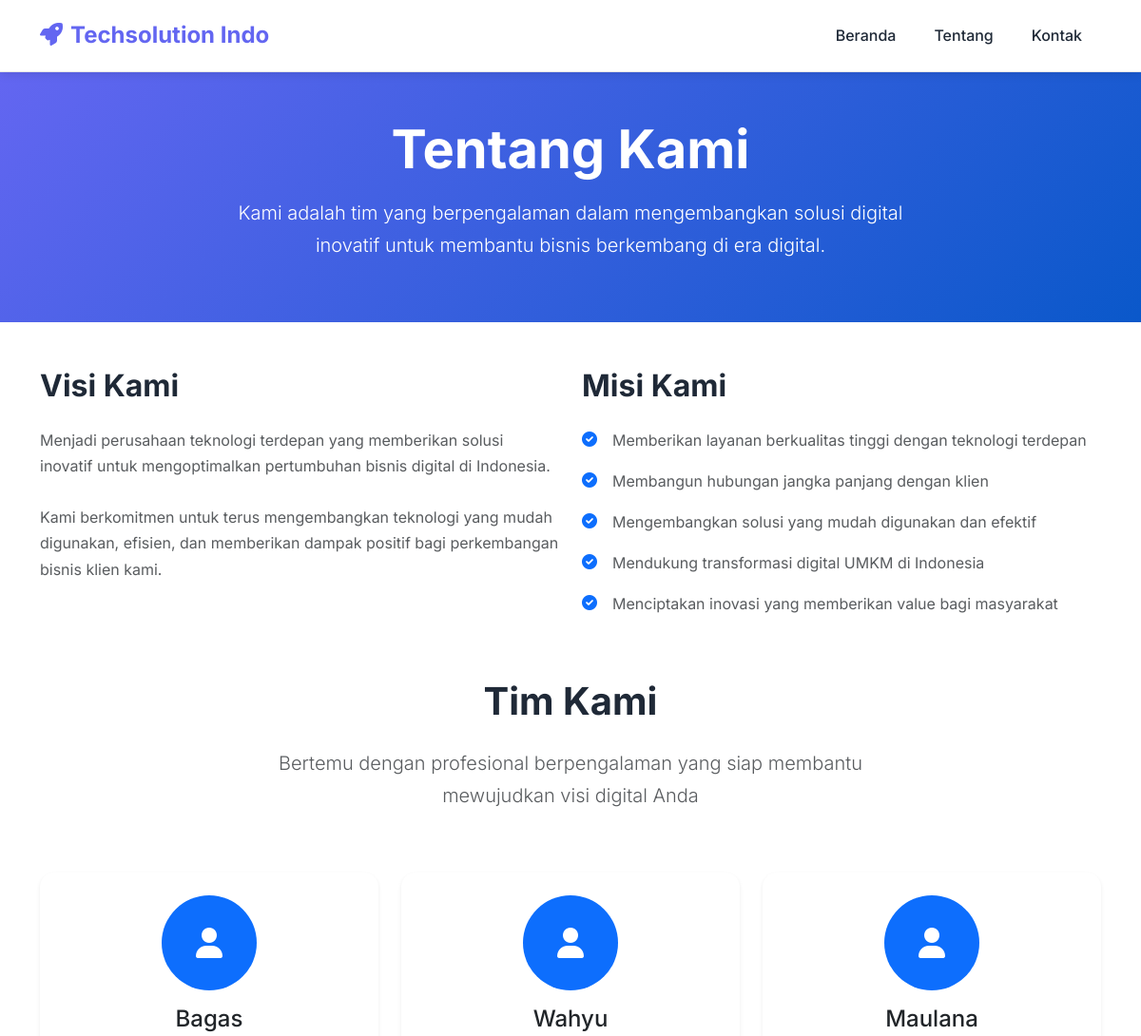
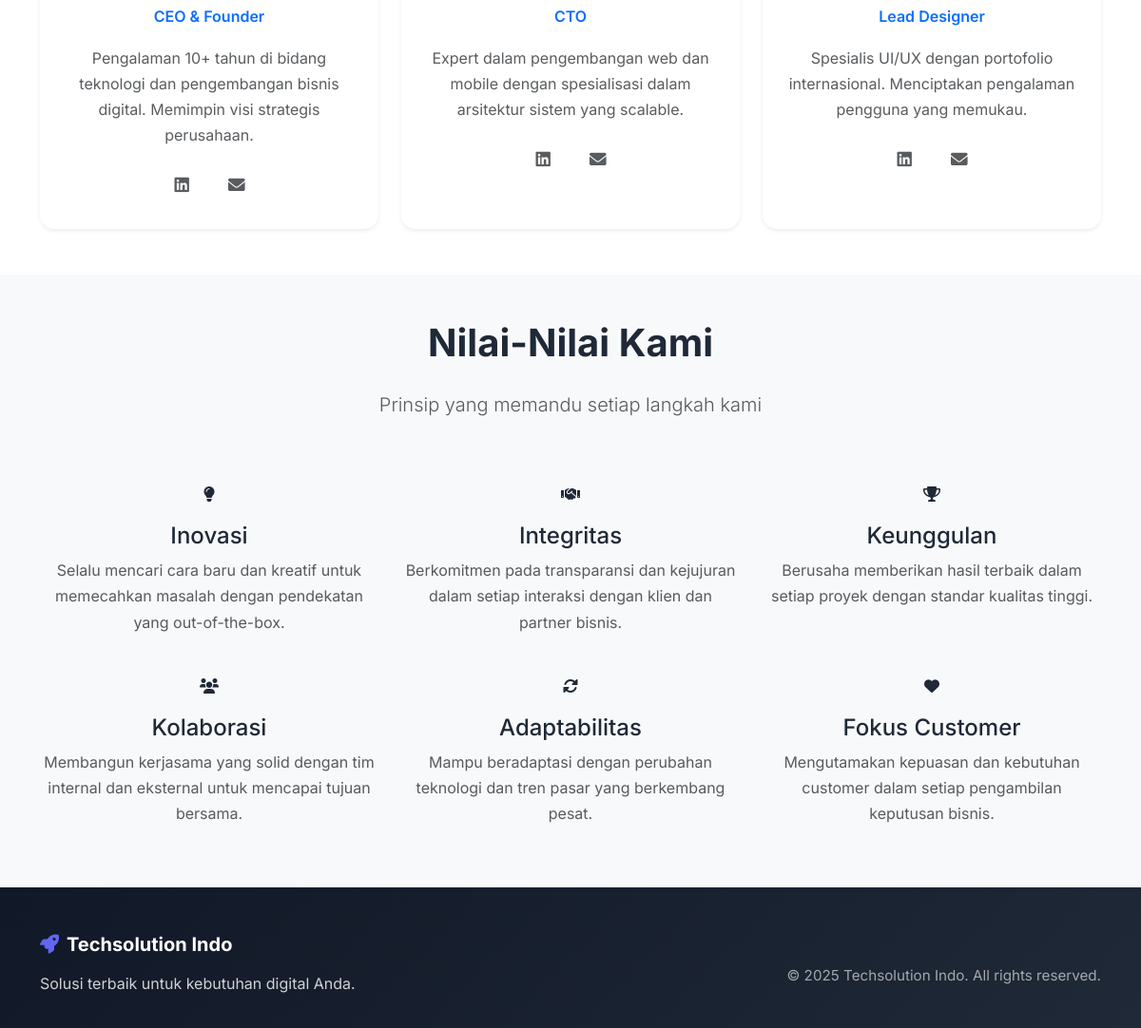
The page /about/ on the database its author committed (2 pictures, top to bottom).
### landing/models.py (models this page shows, shortened)
class AboutContent(models.Model):
    title = models.CharField(max_length=100, default="Tentang Kami")
    description = models.TextField()
    vision_title = models.CharField(max_length=100, default="Visi Kami")
    vision_description = models.TextField()
    mission_title = models.CharField(max_length=100, default="Misi Kami")
    team_section_title = models.CharField(max_length=100, default="Tim Kami")
    team_section_description = models.TextField()
    values_section_title = models.CharField(max_length=100, default="Nilai-Nilai Kami")
    values_section_description = models.TextField()
    class Meta:
        verbose_name = "About Content"
        verbose_name_plural = "About Content"

class MissionItem(models.Model):
    about = models.ForeignKey(AboutContent, related_name='mission_items', on_delete=models.CASCADE)
    text = models.CharField(max_length=200)
    order = models.PositiveIntegerField(default=0)
    class Meta:
        ordering = ['order']

class TeamMember(models.Model):
    name = models.CharField(max_length=100)
    position = models.CharField(max_length=100)
    description = models.TextField()
    email = models.EmailField(blank=True, null=True)
    linkedin_url = models.URLField(blank=True, null=True)
    twitter_url = models.URLField(blank=True, null=True)
    order = models.PositiveIntegerField(default=0)
    is_active = models.BooleanField(default=True)
    class Meta:
        ordering = ['order']

class CompanyValue(models.Model):
    title = models.CharField(max_length=100)
    description = models.TextField()
    icon = models.CharField(
        max_length=50,
        help_text='Font Awesome: "fas fa-lightbulb" atau Emoji: "💡"'
    )
    order = models.PositiveIntegerField(default=0)
    is_active = models.BooleanField(default=True)
    class Meta:
        ordering = ['order']

### landing/views.py (the view)
# urls.py: path('about/', views.about, name='about'),
def about(request):
    about_content = AboutContent.objects.first()
    team_members = TeamMember.objects.filter(is_active=True).order_by('order')
    company_values = CompanyValue.objects.filter(is_active=True).order_by('order')
    context = {
        'title': about_content.title if about_content else 'Tentang Kami',
        'description': about_content.description if about_content else 'Kami adalah tim yang berpengalaman dalam mengembangkan solusi digital inovatif.',
        'vision_title': about_content.vision_title if about_content else 'Visi Kami',
        'vision_description': about_content.vision_description if about_content else 'Menjadi perusahaan teknologi terdepan.',
        'mission_title': about_content.mission_title if about_content else 'Misi Kami',
        'mission_items': about_content.mission_items.all() if about_content else [],
        'team_section_title': about_content.team_section_title if about_content else 'Tim Kami',
        'team_section_description': about_content.team_section_description if about_content else 'Bertemu dengan profesional berpengalaman yang siap membantu mewujudkan visi digital Anda',
        'team_members': team_members,
        'values_section_title': about_content.values_section_title if about_content else 'Nilai-Nilai Kami',
        'values_section_description': about_content.values_section_description if about_content else 'Prinsip yang memandu setiap langkah kami',
        'company_values': company_values,
    }
    return render(request, 'landing/about.html', context)

### landing/templatetags/landing_extras.py (called while the page is built)
@register.filter
def render_icon(icon_text, size="1rem"):
    if not icon_text:
        return ""
    fa_prefixes = ['fas', 'fab', 'far', 'fal', 'fad', 'fass', 'fasr', 'fasl']
    icon_parts = str(icon_text).strip().split()
    if len(icon_parts) >= 2 and icon_parts[0] in fa_prefixes:
        icon_class = " ".join(icon_parts)
        return mark_safe(f'<i class="{icon_class}" style="font-size: {size};"></i>')
    else:
        return mark_safe(f'<span style="font-size: {size};">{icon_text}</span>')

### templates/landing/about.html (shortened to what this page needs)
{% extends 'base.html' %}
{% load static %}
{% load landing_extras %}
{% block content %}
<section class="page-header bg-primary text-white py-5" style="margin-top: 76px;">
    <div class="container">
        <div class="row">
            <div class="col-lg-8 mx-auto text-center">
                <h1 class="display-4 fw-bold mb-3">{{ title }}</h1>
                <p class="lead">{{ description }}</p>
            </div>
        </div>
    </div>
</section>
<section class="about-content py-5">
    <div class="container">
        <div class="row mb-5">
            <div class="col-lg-6">
                <h2 class="fw-bold mb-4">{{ vision_title }}</h2>
                <div class="text-muted mb-4">
                    {{ vision_description|linebreaksbr }}
                </div>
            </div>
            <div class="col-lg-6">
                <h2 class="fw-bold mb-4">{{ mission_title }}</h2>
                <ul class="list-unstyled">
                    {% for item in mission_items %}
                    <li class="d-flex mb-3">
                        <i class="fas fa-check-circle text-primary me-3 mt-1"></i>
                        <span class="text-muted">{{ item.text }}</span>
                    </li>
                    {% endfor %}
                </ul>
            </div>
        </div>
        <div class="row text-center mb-5">
            <div class="col-lg-8 mx-auto">
                <h2 class="display-6 fw-bold mb-4">{{ team_section_title }}</h2>
                <p class="lead text-muted">
                    {{ team_section_description }}
                </p>
            </div>
        </div>
        <div class="row g-4">
            {% for member in team_members %}
            <div class="col-lg-4 col-md-6">
                <div class="card border-0 shadow-sm text-center h-100">
                    <div class="card-body p-4">
                        <div class="team-avatar mb-3">
                            <div class="rounded-circle bg-primary d-flex align-items-center justify-content-center mx-auto"
                                 style="width: 100px; height: 100px;">
                                <i class="fas fa-user text-white" style="font-size: 2rem;"></i>
                            </div>
                        </div>
                        <h4 class="card-title">{{ member.name }}</h4>
                        <p class="text-primary fw-semibold">{{ member.position }}</p>
                        <p class="card-text text-muted">{{ member.description }}</p>
                        <div class="social-links">
                            {% if member.linkedin_url %}
                            <a href="{{ member.linkedin_url }}" class="text-muted me-2" target="_blank"><i class="fab fa-linkedin"></i></a>
                            {% endif %}
                            {% if member.email %}
                            <a href="mailto:{{ member.email }}" class="text-muted"><i class="fas fa-envelope"></i></a>
                            {% endif %}
                        </div>
                    </div>
                </div>
            </div>
            {% endfor %}
        </div>
    </div>
</section>
<section class="values-section bg-light py-5">
    <div class="container">
        <div class="row text-center mb-5">
            <div class="col-lg-8 mx-auto">
                <h2 class="display-6 fw-bold mb-4">{{ values_section_title }}</h2>
                <p class="lead text-muted">{{ values_section_description }}</p>
            </div>
        </div>
        <div class="row g-4">
            {% for value in company_values %}
            <div class="col-md-4">
                <div class="text-center">
                    <div class="value-icon mb-3">
                        {{ value.icon|render_icon:"text-primary" }}
                    </div>
                    <h4>{{ value.title }}</h4>
                    <p class="text-muted">{{ value.description }}</p>
                </div>
            </div>
            {% endfor %}
        </div>
    </div>
</section>
{% endblock %}

### static/css/style.css (style rules this page uses)
:root { --primary-color: #6366f1; --secondary-color: #8b5cf6; --accent-color: #ec4899; --text-color: #1f2937; --text-muted: #6b7280; --bg-color: #ffffff; --bg-light: #f9fafb; --bg-dark: #111827; --border-color: #e5e7eb; --shadow: 0 4px 6px -1px rgba(0, 0, 0, 0.1); --shadow-lg: 0 25px 50px -12px rgba(0, 0, 0, 0.25); }
* { margin: 0; padding: 0; box-sizing: border-box; }
body { font-family: 'Inter', -apple-system, BlinkMacSystemFont, 'Segoe UI', sans-serif; line-height: 1.7; color: var(--text-color); background-color: var(--bg-color); font-size: 16px; font-weight: 400; }
.card { border-radius: 15px; border: none; background: #ffffff; box-shadow: 0 2px 10px rgba(0, 0, 0, 0.1); transition: all 0.3s ease; overflow: hidden; height: 100%; }
.card-body { padding: 2rem; }
.social-links a { display: inline-flex; align-items: center; justify-content: center; width: 45px; height: 45px; min-width: 45px; min-height: 45px; border-radius: 50%; transition: all 0.3s cubic-bezier(0.4, 0, 0.2, 1); font-size: 1.1rem; background: rgba(255, 255, 255, 0.1); backdrop-filter: blur(10px); text-decoration: none; line-height: 1; }
.page-header { background: linear-gradient(135deg, var(--primary-color) 0%, #0a58ca 100%); padding: 4rem 0; }
.team-avatar .rounded-circle { transition: transform 0.3s ease; width: 100px !important; height: 100px !important; min-width: 100px; min-height: 100px; display: flex !important; align-items: center; justify-content: center; margin: 0 auto; }
.value-icon i { transition: transform 0.3s ease; }
html { scroll-behavior: smooth; }

### rows shown on the page
AboutContent: title "Tentang Kami", description "Kami adalah tim yang berpengalaman dalam mengembangkan solusi digital inovatif untuk membantu bisnis berkembang di era digital.", vision_title "Visi Kami", vision_description "Menjadi perusahaan teknologi terdepan yang memberikan solusi inovatif untuk mengoptimalkan pertumbuhan bisnis digital di Indonesia. Kami berkomitmen untuk terus mengembangkan teknologi yang mudah digunakan, efisien, dan memberikan dampak positif bagi perkembangan bisnis klien kami.", mission_title "Misi Kami", team_section_title "Tim Kami", team_section_description "Bertemu dengan profesional berpengalaman yang siap membantu mewujudkan visi digital Anda", values_section_title "Nilai-Nilai Kami", values_section_description "Prinsip yang memandu setiap langkah kami"
MissionItem: text "Memberikan layanan berkualitas tinggi dengan teknologi terdepan"
MissionItem: text "Membangun hubungan jangka panjang dengan klien"
MissionItem: text "Mengembangkan solusi yang mudah digunakan dan efektif"
MissionItem: text "Mendukung transformasi digital UMKM di Indonesia"
MissionItem: text "Menciptakan inovasi yang memberikan value bagi masyarakat"
TeamMember: name "Bagas", position "CEO & Founder", description "Pengalaman 10+ tahun di bidang teknologi dan pengembangan bisnis digital. Memimpin visi strategis perusahaan."
TeamMember: name "Wahyu", position "CTO", description "Expert dalam pengembangan web dan mobile dengan spesialisasi dalam arsitektur sistem yang scalable."
TeamMember: name "Maulana", position "Lead Designer", description "Spesialis UI/UX dengan portofolio internasional. Menciptakan pengalaman pengguna yang memukau."
CompanyValue: title "Inovasi", description "Selalu mencari cara baru dan kreatif untuk memecahkan masalah dengan pendekatan yang out-of-the-box."
CompanyValue: title "Integritas", description "Berkomitmen pada transparansi dan kejujuran dalam setiap interaksi dengan klien dan partner bisnis."
CompanyValue: title "Keunggulan", description "Berusaha memberikan hasil terbaik dalam setiap proyek dengan standar kualitas tinggi."
CompanyValue: title "Kolaborasi", description "Membangun kerjasama yang solid dengan tim internal dan eksternal untuk mencapai tujuan bersama."
CompanyValue: title "Adaptabilitas", description "Mampu beradaptasi dengan perubahan teknologi dan tren pasar yang berkembang pesat."
CompanyValue: title "Fokus Customer", description "Mengutamakan kepuasan dan kebutuhan customer dalam setiap pengambilan keputusan bisnis."
